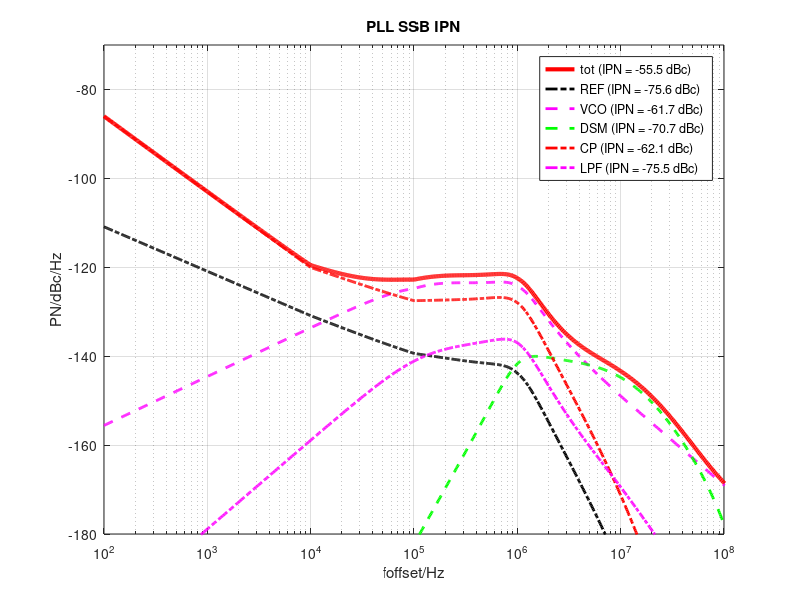
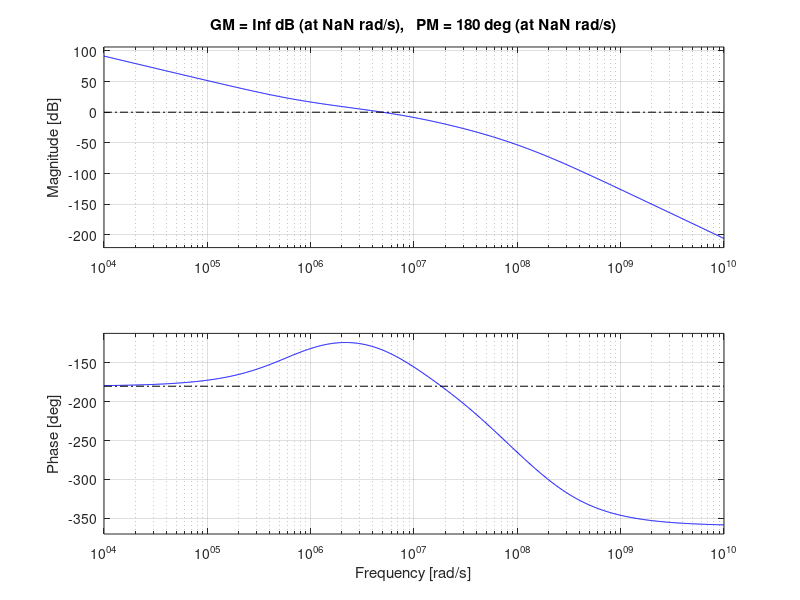

The MATLAB script that drew these images, in order:
% Analog CP-PLL IPN Calculation
%clc;
close all;
clear all;
%Parameter DEFINITIONS
pA = 1e-12;
nA = 1e-9;
uA = 1e-6;
mA = 1e-3;
fF = 1e-15;
pF = 1e-12;
nF = 1e-9;
uF = 1e-6;
pS = 1e-12;
MHz =1e6;
kHz = 1e3;
k = 1.38e-23;
T = 273.15 +55;

IPN_table = zeros(17,1);
PN_table = [0 0.1 0.2 0.4 0.6 0.8 1.25 1.6 1.8 3 6 10 19.3 20 30 45 80];

NTCXO = 2; %Doubler
Fxo = 125*MHz;
Fvco = 4000*MHz;
lo_div = 1;
Kvco = 2*pi*20*MHz;


%CP Noise
f_cp = [1e3 1e4 1e5 1e6 10e6];
Lcp_dB_scp = 1*[-196 -213 -221 -222 -222.3] + 10*log10(NTCXO) ;
%XO
f_xo = [1e3 1e4 1e5 1e6 10e6];
Lref_dB = 1*[-151 -161 -170 -175 -176] + 20*log10(NTCXO);
%XO_Gen
f_xo_gen = [1e3 1e4 1e5 1e6 10e6];
Lrefgen_dB = 10*[-135 -150 -170 -173 -173] + 20*log10(NTCXO);
%VCO Noise
f_vco =   [10e3 100e3 1e6 10e6 100e6];
Lvco_dB = 1*[-74 -103 -128 -149 -169];
%Pre & NDIV Noise
f_pre = [1e4 1e5 1e6];
L_pre = 10*[-150 -170 -173] + 20*log10(NTCXO);

Icp = 3.2e-3;
R1 = 1.5e3;
C1 = 1000*pF;
C2 = 31e-12;
R3 = 1e3;
C3 =16e-12;
R4 = 1e3;
C4 = 16e-12;

%Integration BW
IPN_Fstart = 1e2;%12e3;
IPN_Fstop = 1e8;%20e6;

Fref = NTCXO*Fxo;
Ndiv = Fvco/Fref;
Tref = 1/Fref;

fstart = 100;
fstop = 1e9;

num_pt = 1000;
f = logspace(log10(fstart),log10(fstop),num_pt);

%__LAPACE AND Z VARIABLES
z = tf('z',Tref);
s = tf([1 0], 1, 'variable','s');
Z = exp(j*2*pi*f*Tref);
S = j*2*pi*f;

% CP Gain
Kcp = Icp/(2*pi);

Z1 = 1/(s*C3)*(R4+1/(s*C4))/(1/(s*C3)+1/(s*C4)+R4);
Zi = 1/(s*C2)*(R1+1/(s*C1))/(1/(s*C2)+1/(s*C1)+R1);
LF = Zi*(R3+Z1)/(Zi+R3+Z1) * Z1/(R3+Z1) * 1/(1+s*R4*C4);

As = Kcp*LF*Kvco/Ndiv/s;
GHs = freqs(As.num{:},As.den{:},2*pi*f);
Ts = Ndiv*GHs./(1+GHs);
Ts_mag = abs(Ts);

Hvco = 1./(1 + GHs);
Hdsm = GHs./(1 + GHs);

Fstart = IPN_Fstart;
Fstop = IPN_Fstop;
IPN_Range = find(f >= Fstart & f <=Fstop);
%Ref Clock SSB
Lref_tot_dB = interp1(10*log10(f_xo), Lref_dB, 10*log10(f), 'linear','extrap');
So_ref_dB = Lref_tot_dB + 20*log10(abs(squeeze(Ts))) + 20*log10(1/lo_div);
IPN = 1*trapz(f(IPN_Range),10.^((So_ref_dB(IPN_Range))/10));
IPN_ref = IPN;
%Ref Buf SSB
Lrefgen_tot_dB = interp1(10*log10(f_xo_gen), Lrefgen_dB, 10*log10(f), 'linear','extrap');
So_refgen_dB = Lrefgen_tot_dB + 20*log10(abs(squeeze(Ts))) + 20*log10(1/lo_div);
IPN = 1*trapz(f(IPN_Range),10.^((So_ref_dB(IPN_Range))/10));
IPN_refgen = IPN;
%VCO SSB
L = interp1(10*log10(f_vco),Lvco_dB,10*log10(f),'linear','extrap');
So_vco_dB = L + 20*log10(abs(squeeze(Hvco))) + 20*log10(1/lo_div);
IPN = 1*trapz(f(IPN_Range),10.^((So_vco_dB(IPN_Range))/10));
IPN_vco = IPN;
%Delta Sigma Modulator SSB
Sf_dsm = (1/(12*Fref)).*abs(((1-Z.^(-1)).^3)).^2;
L_dsm = Sf_dsm.*abs(Z.^(-1)*(2*pi)./(1-Z.^(-1))).^2;
So_dsm = L_dsm.*abs(Hdsm).^2 * (1/1)^2;
So_dsm_dB = 10*log10(So_dsm);
IPN = 1*trapz(f(IPN_Range),10.^((So_dsm_dB(IPN_Range))/10));
IPN_dsm = IPN;
%CP Noise SSB
Lcp_dB_scp_scaled = Lcp_dB_scp + 10*log10(Icp/(3200*uA));
L_cp_scp = interp1(10*log10(f_cp),Lcp_dB_scp_scaled, 10*log10(f),'linear','extrap');
So_cp_dB = L_cp_scp + 20*log10(abs(squeeze(Ts/Kcp))) + 20*log10(1/lo_div);
IPN_cp = 1*trapz(f(IPN_Range),10.^((So_cp_dB(IPN_Range))/10));
%%%%%%%%%%%%%%%%%%%%%%%%%%%%%%%%%%%%%%%%%%%%%%%%%%%%%%%%%%%%%%%%%%%%%%%%%%%%%%%%
Z_C1 = (1./(S*C1));
Z_C2 = (1./(S*C2));
Z_C3 = (1./(S*C3));
Z_C4 = (1./(S*C4));

Z1_lpf = R4 + Z_C4;
Z2_lpf = (Z_C3.*(R4+Z_C4))./(Z_C3+R4+Z_C4);
Z3_lpf = R3 + Z2_lpf;
Z4_lpf =(Z_C2.*Z3_lpf)./(Z_C2+Z3_lpf);
Z5_lpf=(Z_C2.*(R1+Z_C1))./(Z_C2+R1+Z_C1);
Z6_lpf=(Z_C3.*(R3+Z5_lpf))./(Z_C3+R3+Z5_lpf);

GR1 = (Z4_lpf./(Z4_lpf+R1+Z_C1)).*(Z2_lpf./(Z2_lpf+R3)).*(Z_C4./(Z_C4 +R4));
GR2 = (Z_C4./(Z_C4+R4)).*(Z2_lpf./(Z2_lpf+R3+Z5_lpf));
GR3 = (Z_C4./(Z_C4+R4+Z6_lpf));

L_lpf = 2*k*T*(R1*(abs(GR1).^2)+R3*(abs(GR2).^2)+R4*(abs(GR3).^2));
L_lpf_dB = 10*log10(L_lpf);
So_lpf = L_lpf.*(abs((Kvco./S).*Hvco).^2);
So_lpf_dB = 10*log10(So_lpf)+20*log10(1/lo_div);
f_lpf = [1e3 10e3 50e3 100e3 500e3 1e6 1.5e6 1.6e6 1.7e6 10e6];
IPN = 1*trapz(f(IPN_Range),10.^(So_lpf_dB(IPN_Range)./10));
IPN_lpf = IPN;


%%%%%%%%%%%%%%%%%%%%%%%%%%%%%%%%%%%%%%%%%%%%%%%%%%%%%%%%%%%%%%%%%%%%%%%%%%%
%IPN Plot
So_tot = 10.^(So_ref_dB./10) + 10.^(So_refgen_dB./10) + 10.^(So_vco_dB./10) + 10.^(So_dsm_dB./10) + 10.^(So_cp_dB./10) + 10.^(So_lpf_dB./10);
So_tot_dB = 10*log10(So_tot);
IPN = 2*trapz(f(IPN_Range),10.^(So_tot_dB(IPN_Range)./10));
IPN_tot = IPN;

jitter = sqrt(IPN)/(2*pi*Fvco)

fig_size = [200,200,910,550];
h_ipn=figure('position',fig_size);
semilogx(f,So_tot_dB,'r','LineWidth',3); grid on;
xlabel('foffset/Hz');
ylabel('PN/dBc/Hz');

axis([100 10^8 -180 -70]);

title(['PLL SSB IPN']);hold on;
semilogx(f,So_ref_dB,'k-.','LineWidth',2);
%semilogx(f,So_ref_dB+So_refgen_dB,'k-.','LineWidth',2);
semilogx(f,So_vco_dB,'m--','LineWidth',2);
semilogx(f,So_dsm_dB,'g--','LineWidth',2);
semilogx(f,So_cp_dB,'r-.','LineWidth',2);
semilogx(f,So_lpf_dB,'m-.','LineWidth',2);

legend(sprintf('tot (IPN = %0.3g dBc)',10*log10(IPN_tot)), ...
sprintf('REF (IPN = %0.3g dBc)',10*log10(IPN_ref+IPN_refgen)), ...
sprintf('VCO (IPN = %0.3g dBc)',10*log10(IPN_vco)), ...
sprintf('DSM (IPN = %0.3g dBc)',10*log10(IPN_dsm)), ...
sprintf('CP (IPN = %0.3g dBc)',10*log10(IPN_cp)), ...
sprintf('LPF (IPN = %0.3g dBc)',10*log10(IPN_lpf)), 'Location','NorthEast');

figure;margin(As);